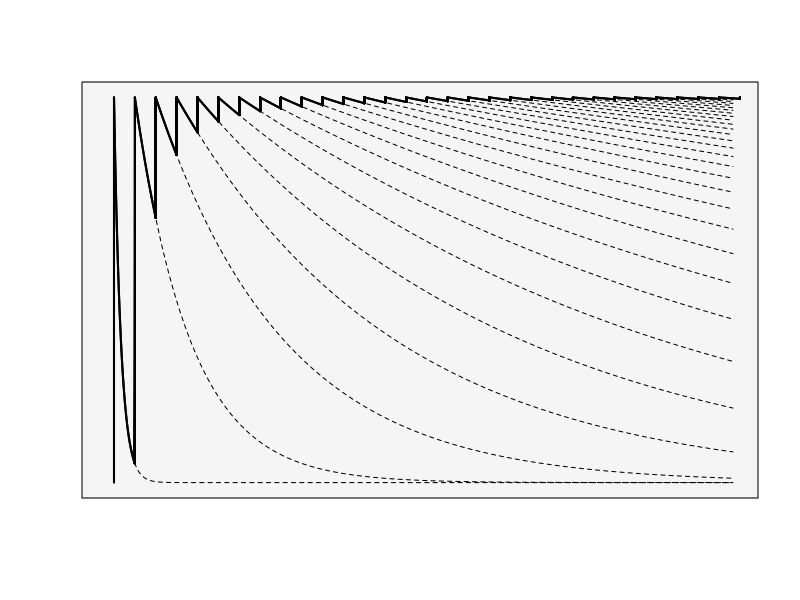

This figure's R source:
## ---- chunk 1

{plot(1,ylab="",xlab="",ylim=c(0,1),xlim=c(0,90),type='l',xaxt = "n", yaxt="n")
  rect(par("usr")[1],par("usr")[3],par("usr")[2],par("usr")[4],col = "gray96")
segments(1,0,1,1,lw=2)
for (i in seq(1,90,3)){x<-seq(i,i+3,.001); lines(x,exp(-(x-(i))/((i)^(1.5))),lw=2); segments(i+3,exp(-(x-(i))/((i)^(1.5))),i+3,exp(-(x-(i))/((i)^(1.5))), lw=2)}
for (i in seq(1,90,3)){x<-seq(i,90,.001); lines(x,exp(-(x-(i))/((i)^(1.5))), lty=2)}
for (i in seq(1,90,3)){x<-seq(i,i+3,.001); lines(x,exp(-(x-(i))/((i)^(1.5))),lw=2)}}
## ---- chunk 2
a1=.000319
a2=.000000179
m1=.704
m2=.000145
#plot(curve(m1*exp(-a1*x)+((m1*m2*(exp(-a2*x)-exp(-a1*x)))/(a1-a2)),ylim=c(0,1),xlim=c(0,100000)),ylim=c(0,1))
